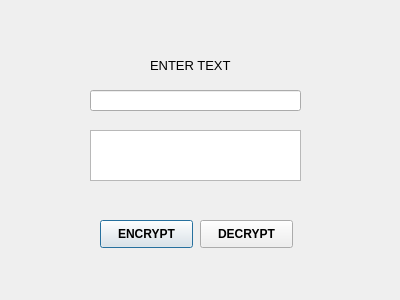
<?xml version="1.0" encoding="UTF-8"?>
<ui version="4.0">
 <class>Dialog</class>
 <widget class="QDialog" name="Dialog">
  <property name="geometry">
   <rect>
    <x>0</x>
    <y>0</y>
    <width>400</width>
    <height>300</height>
   </rect>
  </property>
  <property name="font">
   <font>
    <weight>75</weight>
    <bold>true</bold>
   </font>
  </property>
  <property name="windowTitle">
   <string>Dialog</string>
  </property>
  <widget class="QLineEdit" name="input">
   <property name="geometry">
    <rect>
     <x>90</x>
     <y>90</y>
     <width>211</width>
     <height>21</height>
    </rect>
   </property>
  </widget>
  <widget class="QLabel" name="label">
   <property name="geometry">
    <rect>
     <x>150</x>
     <y>50</y>
     <width>101</width>
     <height>31</height>
    </rect>
   </property>
   <property name="font">
    <font>
     <pointsize>10</pointsize>
     <weight>50</weight>
     <italic>false</italic>
     <bold>false</bold>
    </font>
   </property>
   <property name="styleSheet">
    <string notr="true">font: 3rem
</string>
   </property>
   <property name="text">
    <string>ENTER TEXT</string>
   </property>
  </widget>
  <widget class="QPushButton" name="encrypt">
   <property name="geometry">
    <rect>
     <x>100</x>
     <y>220</y>
     <width>93</width>
     <height>28</height>
    </rect>
   </property>
   <property name="text">
    <string>ENCRYPT</string>
   </property>
  </widget>
  <widget class="QPushButton" name="decrypt">
   <property name="geometry">
    <rect>
     <x>200</x>
     <y>220</y>
     <width>93</width>
     <height>28</height>
    </rect>
   </property>
   <property name="text">
    <string>DECRYPT</string>
   </property>
  </widget>
  <widget class="QTextEdit" name="textEdit">
   <property name="geometry">
    <rect>
     <x>90</x>
     <y>130</y>
     <width>211</width>
     <height>51</height>
    </rect>
   </property>
  </widget>
 </widget>
 <resources/>
 <connections/>
</ui>
